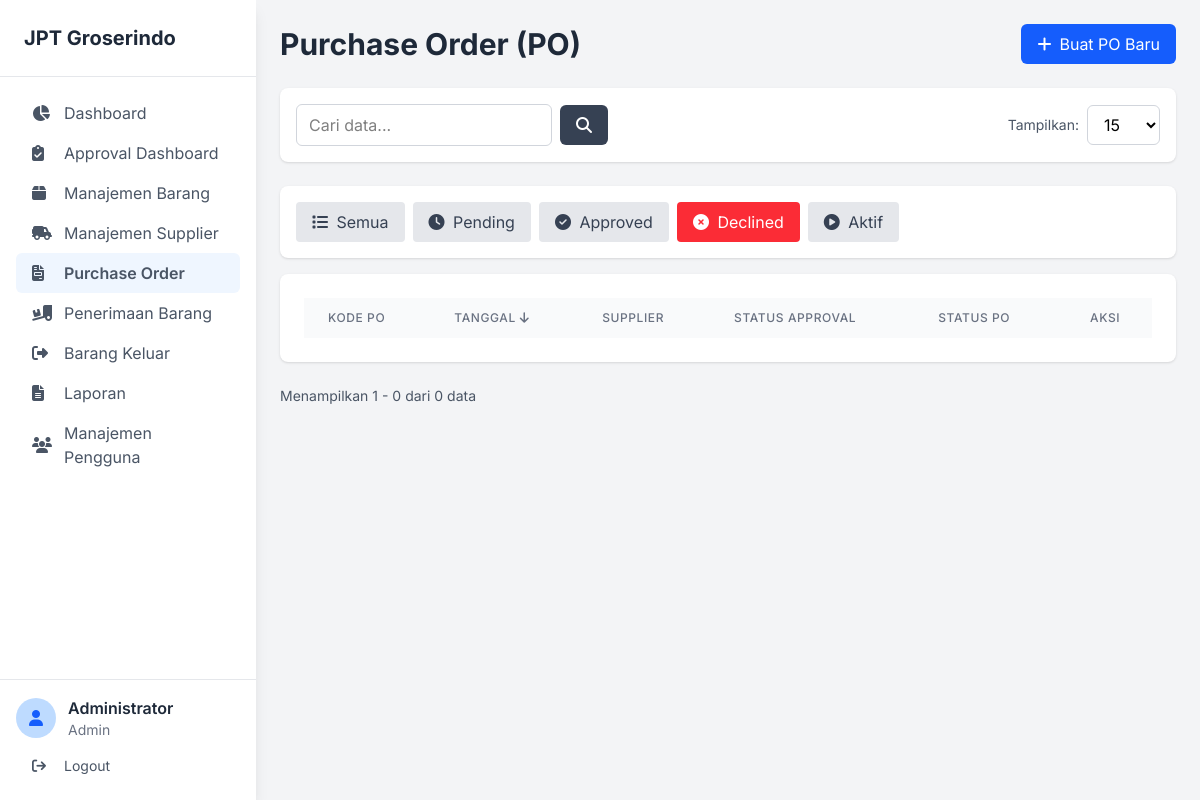
Page /index.php?page=purchase-order&filter_status=declined (signed in) on the earlier database version.
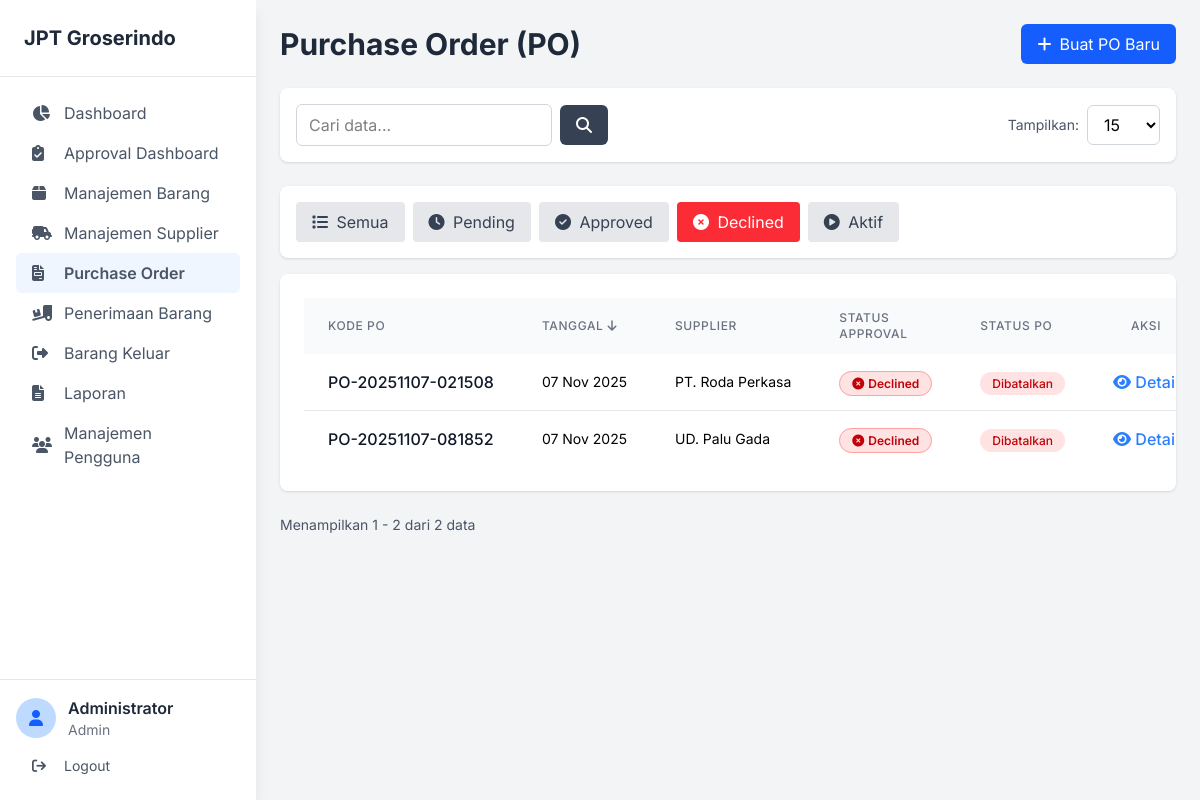
Same page on the later database version.
### tables this page shows
CREATE TABLE `purchase_orders` (
  `id_po` int(11) NOT NULL AUTO_INCREMENT,
  `kode_po` varchar(50) NOT NULL,
  `tanggal_po` date NOT NULL,
  `id_supplier` int(11) NOT NULL,
  `id_user` int(11) NOT NULL,
  `status` enum('Menunggu Penerimaan','Selesai Diterima','Dibatalkan') DEFAULT 'Menunggu Penerimaan',
  `status_approval` enum('Pending','Approved','Declined') DEFAULT 'Pending',
  `approved_by` int(11) DEFAULT NULL,
  `approved_at` datetime DEFAULT NULL,
  `approval_notes` text DEFAULT NULL,
  PRIMARY KEY (`id_po`),
  UNIQUE KEY `kode_po` (`kode_po`),
  KEY `id_supplier` (`id_supplier`),
  KEY `id_user` (`id_user`),
  KEY `approved_by` (`approved_by`),
  CONSTRAINT `purchase_orders_ibfk_1` FOREIGN KEY (`id_supplier`) REFERENCES `suppliers` (`id_supplier`),
  CONSTRAINT `purchase_orders_ibfk_2` FOREIGN KEY (`id_user`) REFERENCES `users` (`id_user`),
  CONSTRAINT `purchase_orders_ibfk_3` FOREIGN KEY (`approved_by`) REFERENCES `users` (`id_user`)
);

CREATE TABLE `suppliers` (
  `id_supplier` int(11) NOT NULL AUTO_INCREMENT,
  `nama_supplier` varchar(255) NOT NULL,
  `alamat` text DEFAULT NULL,
  `telepon` varchar(20) DEFAULT NULL,
  PRIMARY KEY (`id_supplier`)
);

### pages/purchase_order.php (the view, shortened to what the changed rows need)
<?php
require_once 'includes/table_helper.php';
$user_role = $_SESSION['role'];
$can_create = ($user_role == 'Admin' || $user_role == 'Staf Purchasing');
$limit = isset($_GET['limit']) ? (int)$_GET['limit'] : 15;
$page = isset($_GET['p']) ? (int)$_GET['p'] : 1;
$offset = ($page - 1) * $limit;
$sort_columns = ['kode_po', 'tanggal_po', 'nama_supplier', 'status'];
$sort_by = isset($_GET['sort']) && in_array($_GET['sort'], $sort_columns) ? $_GET['sort'] : 'tanggal_po';
$order = isset($_GET['order']) && strtolower($_GET['order']) == 'asc' ? 'ASC' : 'DESC';
$search = isset($_GET['search']) ? $_GET['search'] : '';
$filter_status = isset($_GET['filter_status']) ? $_GET['filter_status'] : 'all';
$sql_base = "FROM purchase_orders po
             JOIN suppliers s ON po.id_supplier = s.id_supplier
             LEFT JOIN users u ON po.approved_by = u.id_user";
$params = [];
$where_clause = "1=1";
if ($filter_status === 'active') {
    $where_clause .= " AND po.status NOT IN ('Dibatalkan', 'Selesai Diterima')";
} elseif ($filter_status === 'declined') {
    $where_clause .= " AND po.status_approval = 'Declined'";
} elseif ($filter_status === 'pending') {
    $where_clause .= " AND po.status_approval = 'Pending'";
} elseif ($filter_status === 'approved') {
    $where_clause .= " AND po.status_approval = 'Approved'";
}
$count_sql = "SELECT COUNT(po.id_po) " . $sql_base . " WHERE {$where_clause}";
$stmt_count = $pdo->prepare($count_sql);
$stmt_count->execute($params);
$total_records = $stmt_count->fetchColumn();
$data_sql = "SELECT po.id_po, po.kode_po, po.tanggal_po, po.status, po.status_approval,
             po.approved_at, s.nama_supplier, u.nama_lengkap as approved_by_name
             " . $sql_base . "
             WHERE {$where_clause}
             ORDER BY {$sort_by} {$order}
             LIMIT {$limit} OFFSET {$offset}";
$stmt = $pdo->prepare($data_sql);
$stmt->execute($params);
$po_list = $stmt->fetchAll(PDO::FETCH_ASSOC);
$url_params = ['page' => 'purchase-order', 'search' => $search, 'limit' => $limit, 'sort' => $sort_by, 'order' => $order, 'p' => $page];
?>
<div class="flex justify-between items-center mb-6">
    <h1 class="text-3xl font-bold text-gray-800">Purchase Order (PO)</h1>
    <?php if ($can_create): ?>
        <button id="btn-show-form-po" class="bg-blue-600 text-white px-4 py-2 rounded-md hover:bg-blue-700 flex items-center gap-2">
            <i class="fa-solid fa-plus"></i>
            <span>Buat PO Baru</span>
        </button>
    <?php endif; ?>
</div>
<div class="mb-4 bg-white p-4 rounded-lg shadow flex gap-2 flex-wrap">
    <a href="index.php?page=purchase-order&filter_status=all"
       class="px-4 py-2 rounded transition-colors <?php echo $filter_status === 'all' ? 'bg-blue-500 text-white' : 'bg-gray-200 text-gray-700 hover:bg-gray-300'; ?>">
        <i class="fa-solid fa-list mr-1"></i> Semua
    </a>
    <a href="index.php?page=purchase-order&filter_status=pending"
       class="px-4 py-2 rounded transition-colors <?php echo $filter_status === 'pending' ? 'bg-yellow-500 text-white' : 'bg-gray-200 text-gray-700 hover:bg-gray-300'; ?>">
        <i class="fa-solid fa-clock mr-1"></i> Pending
    </a>
    <a href="index.php?page=purchase-order&filter_status=approved"
       class="px-4 py-2 rounded transition-colors <?php echo $filter_status === 'approved' ? 'bg-green-500 text-white' : 'bg-gray-200 text-gray-700 hover:bg-gray-300'; ?>">
        <i class="fa-solid fa-check-circle mr-1"></i> Approved
    </a>
    <a href="index.php?page=purchase-order&filter_status=declined"
       class="px-4 py-2 rounded transition-colors <?php echo $filter_status === 'declined' ? 'bg-red-500 text-white' : 'bg-gray-200 text-gray-700 hover:bg-gray-300'; ?>">
        <i class="fa-solid fa-times-circle mr-1"></i> Declined
    </a>
    <a href="index.php?page=purchase-order&filter_status=active"
       class="px-4 py-2 rounded transition-colors <?php echo $filter_status === 'active' ? 'bg-blue-500 text-white' : 'bg-gray-200 text-gray-700 hover:bg-gray-300'; ?>">
        <i class="fa-solid fa-play-circle mr-1"></i> Aktif
    </a>
</div>
<div class="bg-white p-6 rounded-lg shadow overflow-x-auto">
    <table class="w-full table-auto">
        <thead class="bg-gray-50">
            <tr>
                <th class="px-6 py-3 text-left text-xs font-medium text-gray-500 uppercase tracking-wider"><?php generate_sort_link('kode_po', 'Kode PO', $url_params); ?></th>
                <th class="px-6 py-3 text-left text-xs font-medium text-gray-500 uppercase tracking-wider"><?php generate_sort_link('tanggal_po', 'Tanggal', $url_params); ?></th>
                <th class="px-6 py-3 text-left text-xs font-medium text-gray-500 uppercase tracking-wider"><?php generate_sort_link('nama_supplier', 'Supplier', $url_params); ?></th>
                <th class="px-6 py-3 text-left text-xs font-medium text-gray-500 uppercase tracking-wider">Status Approval</th>
                <th class="px-6 py-3 text-left text-xs font-medium text-gray-500 uppercase tracking-wider"><?php generate_sort_link('status', 'Status PO', $url_params); ?></th>
                <th class="px-6 py-3 text-center text-xs font-medium text-gray-500 uppercase tracking-wider">Aksi</th>
            </tr>
        </thead>
        <tbody class="bg-white divide-y divide-gray-200">
            <?php foreach ($po_list as $po): ?>
                <tr class="hover:bg-gray-50">
                    <td class="px-6 py-4 whitespace-nowrap font-medium text-gray-900"><?php echo htmlspecialchars($po['kode_po']); ?></td>
                    <td class="px-6 py-4 whitespace-nowrap text-sm"><?php echo htmlspecialchars(date('d M Y', strtotime($po['tanggal_po']))); ?></td>
                    <td class="px-6 py-4 whitespace-nowrap text-sm"><?php echo htmlspecialchars($po['nama_supplier']); ?></td>
                    <td class="px-6 py-4 whitespace-nowrap">
                        <?php
                        $approval_status = $po['status_approval'] ?? 'Pending';
                        $badge_class = '';
                        $icon = '';
                        $status_text = '';
                        if ($approval_status === 'Approved') {
                            $badge_class = 'bg-green-100 text-green-700 border border-green-300';
                            $icon = '<i class="fa-solid fa-check-circle mr-1"></i>';
                            $status_text = 'Approved';
                        } elseif ($approval_status === 'Declined') {
                            $badge_class = 'bg-red-100 text-red-700 border border-red-300';
                            $icon = '<i class="fa-solid fa-times-circle mr-1"></i>';
                            $status_text = 'Declined';
                        } else {
                            $badge_class = 'bg-yellow-100 text-yellow-700 border border-yellow-300';
                            $icon = '<i class="fa-solid fa-clock mr-1"></i>';
                            $status_text = 'Pending';
                        }
                        ?>
                        <span class="px-3 py-1 text-xs font-semibold rounded-full <?php echo $badge_class; ?>">
                            <?php echo $icon . $status_text; ?>
                        </span>
                    </td>
                    <td class="px-6 py-4 whitespace-nowrap">
                        <?php
                        $status = $po['status'];
                        $status_class = '';
                        if ($status === 'Selesai Diterima') {
                            $status_class = 'bg-blue-100 text-blue-700';
                        } elseif ($status === 'Menunggu Penerimaan') {
                            $status_class = 'bg-yellow-100 text-yellow-700';
                        } elseif ($status === 'Dibatalkan') {
                            $status_class = 'bg-red-100 text-red-700';
                        }
                        ?>
                        <span class="px-3 py-1 text-xs font-medium rounded-full <?php echo $status_class; ?>">
                            <?php echo htmlspecialchars($status); ?>
                        </span>
                    </td>
                    <td class="px-6 py-4 whitespace-nowrap text-center">
                        <a href="index.php?page=po-detail&id=<?php echo $po['id_po']; ?>"
                           class="text-blue-500 hover:text-blue-700 font-medium">
                            <i class="fa-solid fa-eye"></i> Detail
                        </a>
                    </td>
                </tr>
            <?php endforeach; ?>
        </tbody>
    </table>
</div>
<div class="mt-6 flex justify-between items-center">
    <div class="text-sm text-gray-600">
        Menampilkan <?php echo $offset + 1; ?> - <?php echo min($offset + $limit, $total_records); ?> dari <?php echo $total_records; ?> data
    </div>
</div>

### includes/sidebar.php (shortened to what the changed rows need)
<?php
$user_role = $_SESSION['role'];
$menu_items = [
    ['page' => 'dashboard', 'label' => 'Dashboard', 'icon' => 'fa-solid fa-chart-pie', 'roles' => ['Admin', 'Staf Purchasing', 'Staf Penerimaan']],
    ['page' => 'approval-dashboard', 'label' => 'Approval Dashboard', 'icon' => 'fa-solid fa-clipboard-check', 'roles' => ['Admin']],
    ['page' => 'barang', 'label' => 'Manajemen Barang', 'icon' => 'fa-solid fa-box', 'roles' => ['Admin', 'Staf Penerimaan', 'Staf Purchasing']],
    ['page' => 'supplier', 'label' => 'Manajemen Supplier', 'icon' => 'fa-solid fa-truck-field', 'roles' => ['Admin', 'Staf Purchasing']],
    ['page' => 'purchase-order', 'label' => 'Purchase Order', 'icon' => 'fa-solid fa-file-invoice', 'roles' => ['Admin', 'Staf Purchasing']],
    ['page' => 'delivery-order', 'label' => 'Penerimaan Barang', 'icon' => 'fa-solid fa-truck-ramp-box', 'roles' => ['Admin', 'Staf Penerimaan']],
    ['page' => 'barang-keluar', 'label' => 'Barang Keluar', 'icon' => 'fa-solid fa-right-from-bracket', 'roles' => ['Admin', 'Staf Penerimaan']],
    ['page' => 'laporan', 'label' => 'Laporan', 'icon' => 'fa-solid fa-file-alt', 'roles' => ['Admin']],
    ['page' => 'pengguna', 'label' => 'Manajemen Pengguna', 'icon' => 'fa-solid fa-users', 'roles' => ['Admin']],
];
$active_page = isset($_GET['page']) ? $_GET['page'] : 'dashboard';
?>
<aside id="sidebar" class="fixed inset-y-0 left-0 bg-white shadow-lg w-64 transform -translate-x-full lg:relative lg:translate-x-0 transition-transform duration-300 ease-in-out z-40 flex flex-col">
    <div class="p-6 border-b border-gray-200">
        <h2 class="text-xl font-bold text-gray-800">JPT Groserindo</h2>
    </div>
    <nav class="p-4 flex-1">
        <?php foreach ($menu_items as $item): ?>
            <?php if (in_array($user_role, $item['roles'])): ?>
                <?php
                $is_active = ($active_page == $item['page']);
                $active_class = $is_active ? 'bg-blue-50 text-blue-600 font-semibold' : '';
                ?>
                <a href="index.php?page=<?php echo $item['page']; ?>" class="flex items-center gap-3 px-4 py-2 text-gray-600 hover:bg-blue-50 hover:text-blue-600 rounded-md transition-colors <?php echo $active_class; ?>">
                    <i class="<?php echo $item['icon']; ?> w-5"></i>
                    <span><?php echo $item['label']; ?></span>
                </a>
            <?php endif; ?>
        <?php endforeach; ?>
    </nav>
</aside>

Differences in the rows shown:
added purchase_orders: kode_po "PO-20251107-021508", tanggal_po "07 Nov 2025", id_supplier.nama_supplier "PT. Roda Perkasa", status_approval "Declined", status "Dibatalkan"
added purchase_orders: kode_po "PO-20251107-081852", tanggal_po "07 Nov 2025", id_supplier.nama_supplier "UD. Palu Gada", status_approval "Declined", status "Dibatalkan"
Other differences:
min($offset + $limit, $total_records): "0" → "2"
$total_records: "0" → "2"
